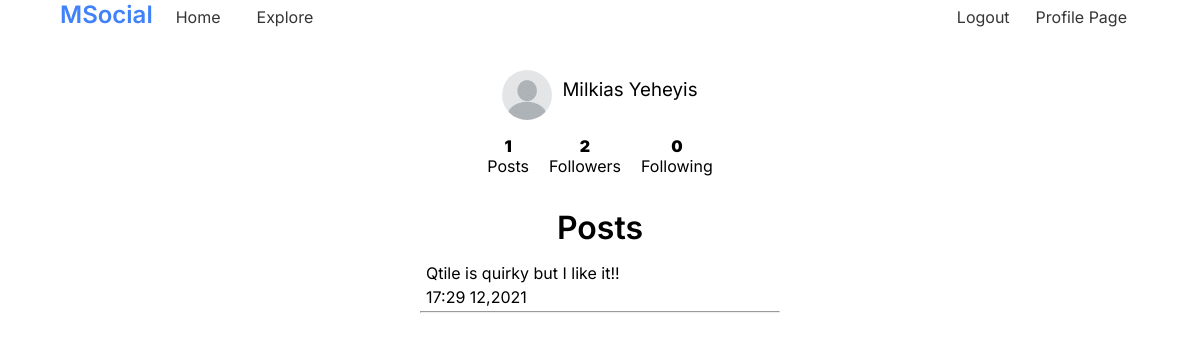
Page /profile/mike (signed in) on the committed database.
### tables this page shows
CREATE TABLE users (
    id INTEGER PRIMARY KEY AUTOINCREMENT,
    f_name TEXT NOT NULL,
    l_name TEXT NOT NULL,
    username TEXT NOT NULL UNIQUE,
    password TEXT NOT NULL,
    email TEXT NOT NULL,
    created TIMESTAMP NOT NULL DEFAULT CURRENT_TIMESTAMP
, profile_pic TEXT DEFAULT 'files/profile-pics/default-profile-pic.jpg');

CREATE TABLE posts (
    id INTEGER PRIMARY KEY AUTOINCREMENT,
    body TEXT NOT NULL,
    author_id INT NOT NULL,
    created TIMESTAMP NOT NULL DEFAULT CURRENT_TIMESTAMP,
    FOREIGN KEY (author_id) REFERENCES users (id)
);

### msocial/user.py (the view, shortened to what this page needs)
@user_bp.route("/profile/<username>")
def profile(username):
    cur_db = get_db()
    target_user = get_user(username)
    num_following = get_num_following(target_user)
    num_followers = get_num_followers(target_user)
    posts = cur_db.execute(
        """
            SELECT
            body,
            f_name || ' ' || l_name AS author,
            STRFTIME('%H:%M %m,%Y', posts.created) AS created
            FROM
            posts
            JOIN users ON posts.author_id = users.id
            WHERE
            users.id = ?
            ORDER BY posts.created DESC
            ;
            """,
        (target_user["id"],),
    ).fetchall()
    num_posts = get_num_posts(target_user)
    if g.user != target_user:
        return render_template(
            "profile_page.html",
            user=target_user,
            followers=num_followers,
            following=num_following,
            posts=posts,
            num_posts=num_posts,
            is_following=is_following(g.user, target_user),
        )

### msocial/auth.py (called while the page is built)
@bp.before_app_request
def load_logged_user():
    user_id = session.get("user_id")
    if user_id:
        g.user = (
            get_db().execute("SELECT * FROM users WHERE id = ?", (user_id,)).fetchone()
        )
    else:
        g.user = None

### msocial/db.py (called while the page is built)
def get_db():
    if "db" not in g:
        g.db = sqlite3.connect(
            app.config["DATABASE"], detect_types=sqlite3.PARSE_DECLTYPES
        )
        g.db.row_factory = sqlite3.Row
    return g.db

def get_user(username):
    db = get_db()
    return db.execute("SELECT * FROM users WHERE username = ?", (username,)).fetchone()

def get_num_following(user):
    db = get_db()
    return db.execute(
        """
            SELECT
            IIF(
                EXISTS(
                    SELECT
                    *
                    FROM
                    followers
                    WHERE
                    follower_id = ?
                    ),
                (
                    SELECT
                    COUNT(followed_id)
                    FROM
                    followers
                    WHERE
                    follower_id = ?
                    ),
                0
                ) following;
            """,
        (user["id"], user["id"]),
    ).fetchone()["following"]

def get_num_followers(user):
    db = get_db()
    return db.execute(
        """
        SELECT
        IIF(
            EXISTS(
                SELECT
                *
                FROM
                followers
                WHERE
                followed_id = ?
                ),
            (
                SELECT
                COUNT(follower_id)
                FROM
                followers
                WHERE
                followed_id = ?
                ),
            0
            ) followers;
        """,
        (user["id"], user["id"]),
    ).fetchone()["followers"]

def get_num_posts(user):
    db = get_db()
    return db.execute(
        """
        SELECT
        IIF(
            EXISTS(
                SELECT
                *
                FROM
                posts
                WHERE
                author_id = ?
                ),
            (
                SELECT
                COUNT(body)
                FROM
                posts
                WHERE
                author_id = ?
                ),
            0
            ) num_posts;
            """,
        (user["id"], user["id"]),
    ).fetchone()["num_posts"]

### msocial/templates/profile_page.html (shortened to what this page needs)
{% extends "base.html" %}
{% block head %}
  <link rel="stylesheet" href={{ url_for('static', filename='profile_page.css')}} />
{% endblock %}
{% block content %}
  <div class="header">
    <img src="{{ url_for('static', filename=user.profile_pic) }}" alt="profile-pic">
    <h3>{{ user.f_name }} {{ user.l_name}}</h3>
  </div>
  <div class="box">
    <div class="num_posts">
      <p>{{ num_posts }}</p>
      <a href="{{ url_for('user_bp.profile', username=user.username) }}">Posts</a>
    </div>
    <div class="followers">
      <p>{{ followers }}</p>
      <a href="{{ url_for('user_bp.user_followers', username=user.username) }}">Followers</a>
    </div>
    <div class="following">
      <p>{{ following }}</p>
      <a href="{{ url_for('user_bp.user_following', username=user.username) }}">Following</a>
    </div>
  </div>
  <div class="posts">
    <h1 class="post-title">Posts</h1>
    {% if posts %}
      {% for post in posts %}
        <div class="post">
          <p>{{ post["body"] }}</p>
          <p>{{ post["created"] }}</p>
          <hr>
        </div>
      {% endfor %}
    {% else %}
      <p>No Posts Yet</p>
    {% endif %}
  </div>
{% endblock %}

### msocial/static/base.css (style rules this page uses)
:root { --light-blue: #59adff; --dark-blue: #4082fa; --white: #fff; --green: #42b72a; --black: #000; --grey: #353535; }
* { margin: 0; box-sizing: border-box; padding: 0; }

### msocial/static/profile_page.css (style rules this page uses)
:root { --light-blue: #59adff; --dark-blue: #4082fa; --white: #fff; --green: #42b72a; --black: #000; --grey: #353535; }
* { font-family: "Inter", sans-serif; }
h3 { text-align: center; color: var(--black); margin: 8px 0; font-weight: 400; }
.box { display: flex; gap: 20px; justify-content: center; margin-top: 2vh; margin-bottom: 4vh; }
.box a { text-decoration: none; color: var(--black); }
.box p { text-align: center; color: var(--black); font-weight: 900; }
.posts { display: flex; flex-direction: column; align-items: center; width: 30vw; margin: auto; gap: 2vh; }
.post-title { color: var(--black); text-align: center; font-weight: 600; }
.posts p { color: #eaeaea; color: var(--black); padding-left: 6px; margin-bottom: 4px; }
.post { width: 100%; }
.header { display: flex; justify-content: center; gap: 10px; }
.header img { width: 50px; height: 50px; border-radius: 50%; }

### rows in the picture
users: profile_pic (placeholder picture), f_name "Milkias", l_name "Yeheyis"
posts: body "Qtile is quirky but I like it!!", created "17:29 12,2021"

### other values in the picture
{{ num_posts }} "1"
{{ followers }} "2"
{{ following }} "0"
